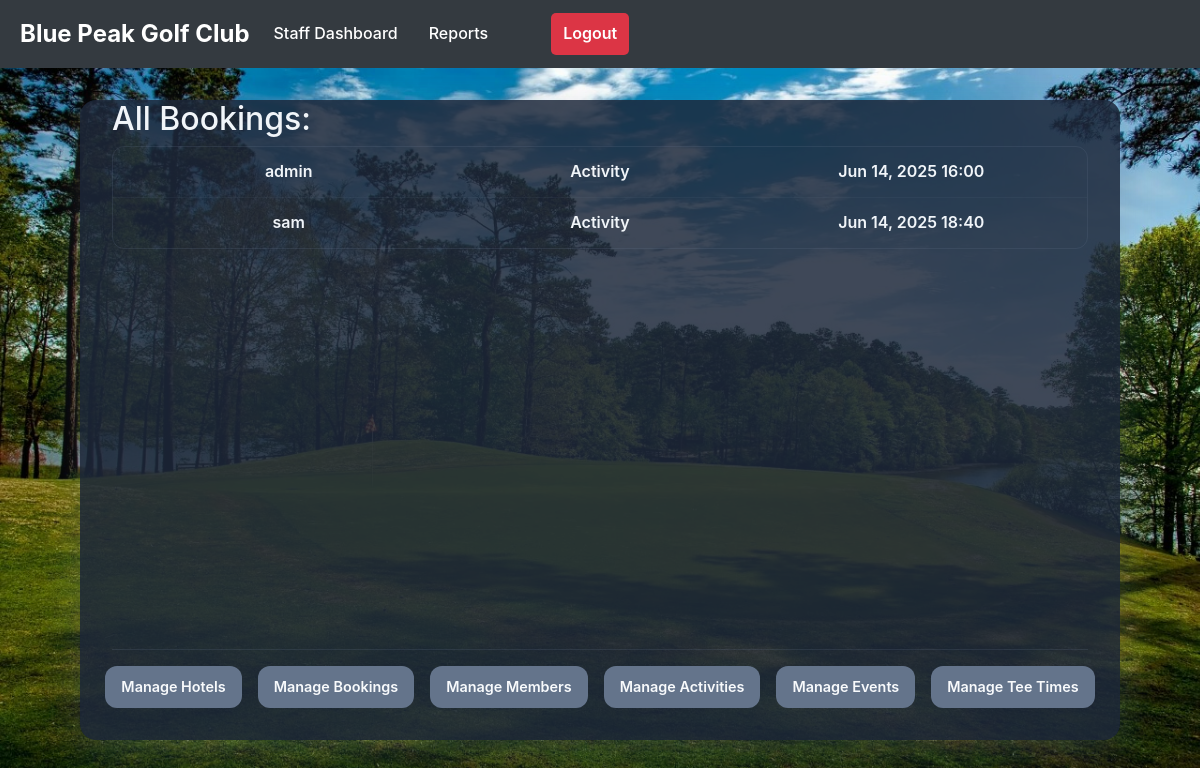
Page /staff/dashboard/ (signed in) on the earlier database version.
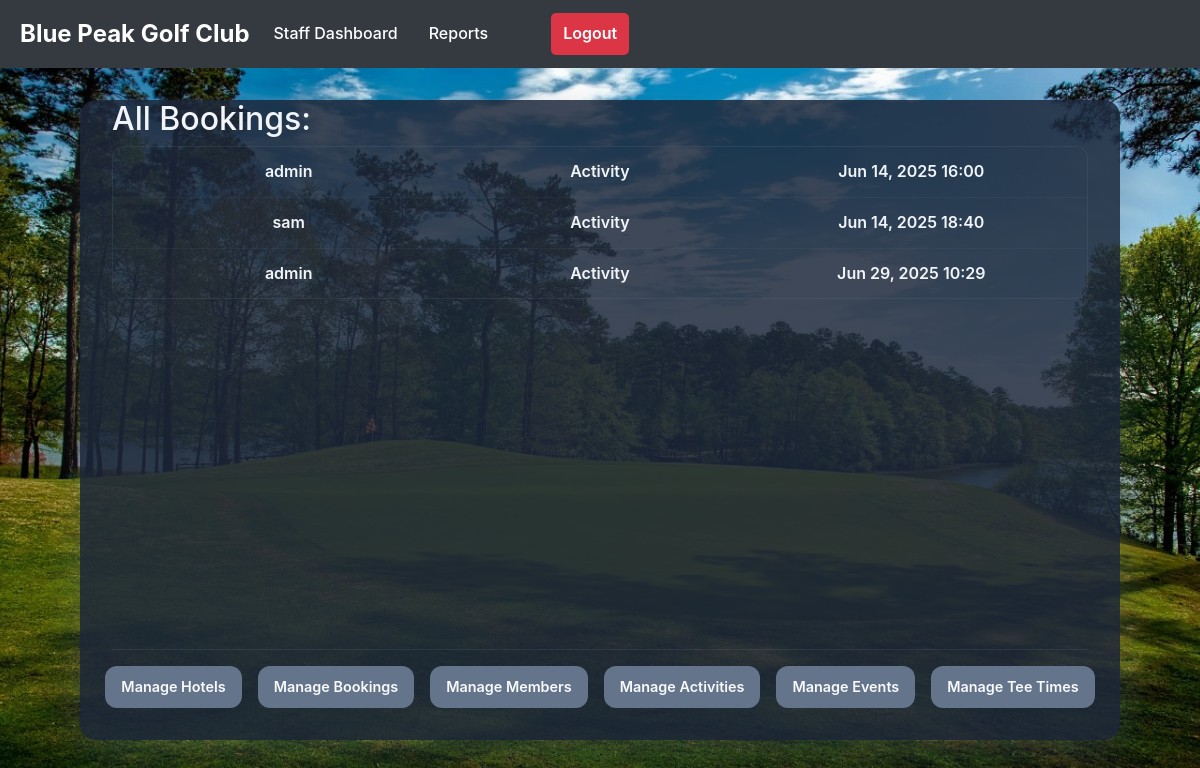
Same page on the later database version.
### reserve/models.py (models this page shows, shortened)
class Booking(models.Model):
    BOOKING_TYPE_CHOICES = (
        ('hotel', 'Hotel Room'),
        ('table', 'Hotel Table'),
        ('activity', 'Activity'),
        ('event', 'Event'),
        ('tee_time', 'Tee Time'),
    )
    member = models.ForeignKey(MemberProfile, on_delete=models.CASCADE, related_name='bookings')
    booking_type = models.CharField(max_length=10, choices=BOOKING_TYPE_CHOICES)
    hotel = models.ForeignKey(Hotel, on_delete=models.CASCADE, blank=True, null=True)
    hotel_table = models.ForeignKey(HotelTable, on_delete=models.CASCADE, blank=True, null=True)
    activity = models.ForeignKey(Activity, on_delete=models.CASCADE, blank=True, null=True)
    event = models.ForeignKey(Event, on_delete=models.CASCADE, blank=True, null=True)
    tee_time = models.ForeignKey(TeeTime, on_delete=models.CASCADE, blank=True, null=True)
    booking_date = models.DateTimeField(auto_now_add=True)
    scheduled_date = models.DateTimeField(verbose_name='Scheduled Date and Time')
    number_of_guests = models.PositiveIntegerField(default=1, verbose_name='Number of Guests')
    notes = models.TextField(blank=True, verbose_name='Special Requests/Notes')
    class Meta:
        verbose_name = 'Booking'
        verbose_name_plural = 'Bookings'
        ordering = ['-booking_date']

class MemberProfile(models.Model):
    MEMBERSHIP_STATUS = (
        ('pending', 'Pending Approval'),
        ('approved', 'Approved'),
        ('rejected', 'Rejected'),
        ('active', 'Active'),
        ('inactive', 'Inactive'),
        ('suspended', 'Suspended'),
    )
    MEMBERSHIP_TYPE = (
        ('full', 'Full'),
        ('social', 'Social'),
        ('junior', 'Junior'),
        ('senior', 'Senior'),
        ('corporate', 'Corporate'),
    )
    user = models.OneToOneField(User, on_delete=models.CASCADE, related_name='profile')
    membership_status = models.CharField(
        max_length=10,
        choices=MEMBERSHIP_STATUS,
        default='pending',
        help_text="Membership approval status"
    )
    membership_type = models.CharField(
        max_length=10,
        choices=MEMBERSHIP_TYPE,
        default='full',
        verbose_name='Membership Type'
    )
    phone_number = models.CharField(max_length=20, blank=True, verbose_name='Phone Number')
    address = models.TextField(blank=True, verbose_name='Address')
    joined_date = models.DateTimeField(default=timezone.now, verbose_name='Joined Date')
    date_of_birth = models.DateField(blank=True, null=True, verbose_name='Date of Birth')
    handicap = models.DecimalField(max_digits=5, decimal_places=1, blank=True, null=True, verbose_name='Golf Handicap')
    emergency_contact_name = models.CharField(max_length=200, blank=True, verbose_name='Emergency Contact Name')
    emergency_contact_phone = models.CharField(max_length=20, blank=True, verbose_name='Emergency Contact Phone')
    class Meta:
        verbose_name = 'Member Profile'
        verbose_name_plural = 'Member Profiles'

### reserve/views.py (the view)
# urls.py: path('staff/dashboard/', views.staff_dashboard, name='staff_dashboard'),
@login_required
@user_passes_test(is_staff)
def staff_dashboard(request):
    bookings = Booking.objects.all().order_by('scheduled_date')
    return render(request, 'staff/staff_dashboard.html', {'bookings': bookings})

### reserve/views.py (called while the page is built)
def is_staff(user):
    return user.is_staff  # Or any other criteria for staff

### reserve/templates/staff/staff_dashboard.html (shortened to what this page needs)
{% extends "base.html" %}
{%load static%}
{% block content %}
<div class="staff-dashboard-container">
    <section class="bookings-section" aria-label="All bookings">
        <h2>All Bookings:</h2>
        {% if bookings %}
        <ul class="booking-list" role="list" tabindex="0">
            {% for booking in bookings %}
            <li class="booking-item" tabindex="0">
                <span class="booking-member">{{ booking.member.user.username }}</span>
                <span class="booking-type">{{ booking.booking_type|title }}</span>
                <span class="booking-date">{{ booking.scheduled_date|date:"M d, Y H:i" }}</span>
            </li>
            {% endfor %}
        </ul>
        {% else %}
        <p class="no-bookings-message">No bookings found.</p>
        {% endif %}
    </section>
    <section class="management-section" aria-label="Management options" role="navigation">
        <nav class="management-nav">
            <a href="{% url 'hotel_list' %}" class="btn btn-secondary" tabindex="0" aria-describedby="hotel-desc"
                data-thumb-url="{% static 'img/hotel.jpeg' %}">Manage Hotels</a>
            <a href="{% url 'booking_list' %}" class="btn btn-secondary" tabindex="0" aria-describedby="booking-desc"
                data-thumb-url="{% static 'img/booking.jpeg' %}">Manage Bookings</a>
            <a href="{% url 'member_list' %}" class="btn btn-secondary" tabindex="0" aria-describedby="member-desc"
                data-thumb-url="{% static 'img/member.jpeg' %}">Manage Members</a>
            <a href="{% url 'activity_list' %}" class="btn btn-secondary" tabindex="0" aria-describedby="activity-desc"
                data-thumb-url="{% static 'img/activity.jpeg' %}">Manage Activities</a>
            <a href="{% url 'event_list' %}" class="btn btn-secondary" tabindex="0" aria-describedby="event-desc"
                data-thumb-url="{% static 'img/event.jpeg' %}">Manage Events</a>
            <a href="{% url 'tee_time_list' %}" class="btn btn-secondary" tabindex="0" aria-describedby="tee-time-desc"
                data-thumb-url="{% static 'img/tee-time.jpeg' %}">Manage Tee Times</a>
        </nav>
    </section>
</div>
{% endblock %}

Differences in the rows shown:
added Booking: member.user.username "admin", booking_type "Activity", scheduled_date "Jun 29, 2025 10:29"
